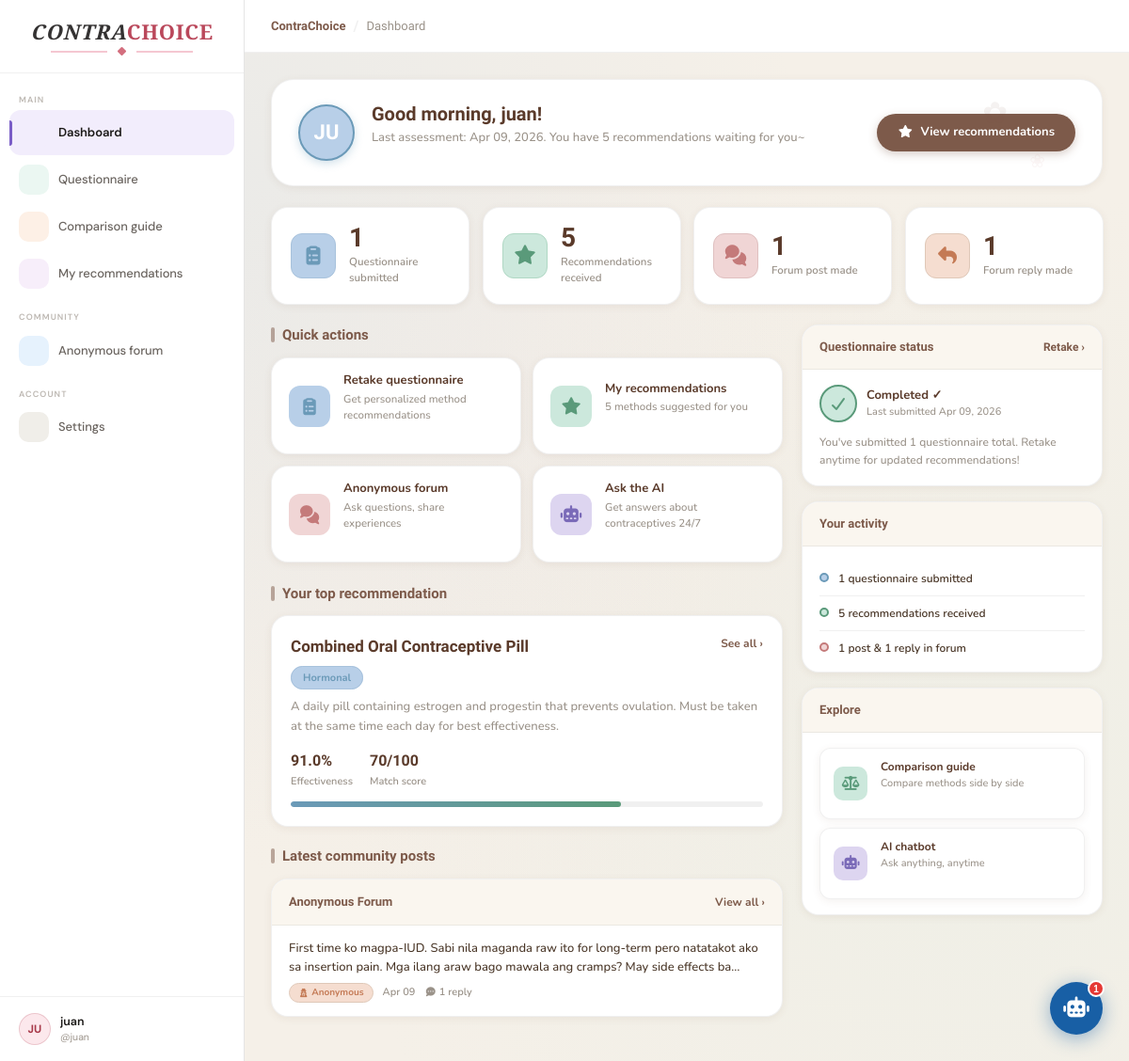
The app's page /user/dashboard.php (signed in), older data.
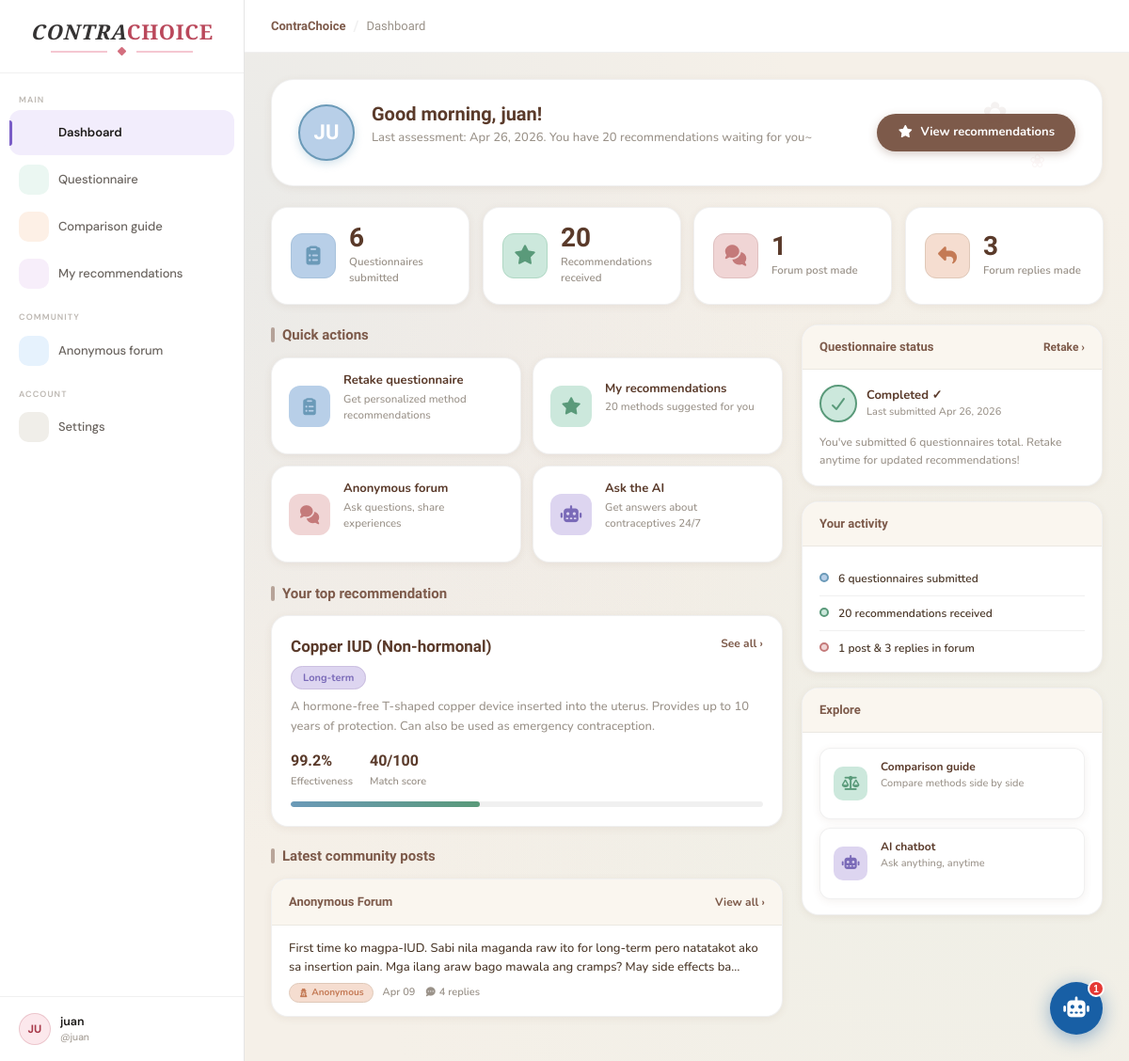
The same page, newer data.
### tables this page shows
CREATE TABLE `questionnaire_responses` (
  `response_id` int(11) NOT NULL,
  `user_id` int(11) NOT NULL,
  `sexually_active` enum('yes','no','prefer_not_to_say') NOT NULL,
  `wants_children` enum('yes','no','unsure') NOT NULL,
  `children_when` enum('within_1yr','1_to_3yrs','3yrs_plus','not_applicable') NOT NULL DEFAULT 'not_applicable',
  `health_conditions` set('none','hypertension','migraines','diabetes','blood_clots','liver_disease','depression') NOT NULL DEFAULT 'none',
  `is_smoker` enum('yes','no') NOT NULL,
  `is_breastfeeding` enum('yes','no') NOT NULL,
  `hormone_free_pref` enum('very_important','somewhat','not_important') NOT NULL,
  `delivery_pref` enum('daily_pill','weekly_patch','monthly_injection','long_term','barrier','natural') NOT NULL,
  `budget_pref` enum('low','medium','high') NOT NULL,
  `used_before` enum('yes','no') NOT NULL,
  `previous_method` varchar(100) DEFAULT NULL,
  `submitted_at` datetime DEFAULT current_timestamp(),
  `updated_at` datetime DEFAULT current_timestamp() ON UPDATE current_timestamp(),
  `age_range` varchar(20) DEFAULT NULL,
  `cycle_regularity` varchar(20) DEFAULT NULL,
  `relationship_status` varchar(30) DEFAULT NULL
);

CREATE TABLE `recommendations` (
  `recommendation_id` int(11) NOT NULL,
  `user_id` int(11) NOT NULL,
  `response_id` int(11) NOT NULL,
  `method_id` int(11) NOT NULL,
  `score` int(11) NOT NULL COMMENT 'Match score out of 100',
  `rank` tinyint(4) NOT NULL,
  `created_at` datetime DEFAULT current_timestamp()
);

CREATE TABLE `contraceptive_methods` (
  `method_id` int(11) NOT NULL,
  `name` varchar(100) NOT NULL,
  `category` enum('hormonal','barrier','long_term','natural','emergency') NOT NULL,
  `effectiveness` decimal(4,1) NOT NULL COMMENT 'Percentage e.g. 99.7',
  `delivery` enum('daily_pill','weekly_patch','monthly_injection','long_term','barrier','natural') NOT NULL,
  `is_hormone_free` tinyint(1) DEFAULT 0,
  `cost_level` enum('low','medium','high') NOT NULL,
  `suitable_smoker` tinyint(1) DEFAULT 1,
  `suitable_breastfeeding` tinyint(1) DEFAULT 1,
  `contraindications` text DEFAULT NULL COMMENT 'Comma-separated: hypertension,migraines,etc.',
  `description` text NOT NULL,
  `side_effects` text DEFAULT NULL,
  `created_at` datetime DEFAULT current_timestamp(),
  `image_path` varchar(255) DEFAULT NULL,
  `how_used` text DEFAULT NULL,
  `best_for` text DEFAULT NULL
);

CREATE TABLE `forum_posts` (
  `post_id` int(11) NOT NULL,
  `user_id` int(11) DEFAULT NULL,
  `content` text NOT NULL,
  `created_at` datetime DEFAULT current_timestamp(),
  `updated_at` datetime DEFAULT current_timestamp() ON UPDATE current_timestamp(),
  `reply_count` int(11) DEFAULT 0
);

### includes/user/sidebar.php (called while the page is built, shortened)
<?php
if (isset($_SESSION['user_id'])) {
    $sid    = intval($_SESSION['user_id']);
    $result = mysqli_query($conn, "SELECT username FROM users WHERE user_id = $sid LIMIT 1");
    if ($result && $row = mysqli_fetch_assoc($result)) {
        $user_name = $row['username'];
    }
}
?>

### user/dashboard.php (the view, shortened to what the changed rows need)
<?php
include '../includes/db_connection.php';
$user_id     = $_SESSION['user_id'] ?? 0;
$hour        = (int) date('G');
$greeting    = $hour < 12 ? 'Good morning' : ($hour < 18 ? 'Good afternoon' : 'Good evening');
$stmt = $conn->prepare("
    SELECT response_id, submitted_at
    FROM questionnaire_responses
    WHERE user_id = ?
    ORDER BY submitted_at DESC
    LIMIT 1
");
$stmt->bind_param("i", $user_id);
$stmt->execute();
$q_row = $stmt->get_result()->fetch_assoc();
$has_questionnaire = !empty($q_row);
$q_date = $has_questionnaire ? date('M d, Y', strtotime($q_row['submitted_at'])) : null;
$latest_response_id = $q_row['response_id'] ?? null;
$stmt = $conn->prepare("SELECT COUNT(*) AS cnt FROM questionnaire_responses WHERE user_id = ?");
$stmt->bind_param("i", $user_id);
$stmt->execute();
$total_q = $stmt->get_result()->fetch_assoc()['cnt'] ?? 0;
$top_method = null;
if ($latest_response_id) {
    $stmt = $conn->prepare("
        SELECT cm.name, cm.category, cm.effectiveness, cm.description, r.score
        FROM recommendations r
        JOIN contraceptive_methods cm ON cm.method_id = r.method_id
        WHERE r.response_id = ? AND r.user_id = ?
        ORDER BY r.rank ASC
        LIMIT 1
    ");
    $stmt->bind_param("ii", $latest_response_id, $user_id);
    $stmt->execute();
    $top_method = $stmt->get_result()->fetch_assoc();
}
$stmt = $conn->prepare("SELECT COUNT(*) AS cnt FROM recommendations WHERE user_id = ?");
$stmt->bind_param("i", $user_id);
$stmt->execute();
$total_rec = $stmt->get_result()->fetch_assoc()['cnt'] ?? 0;
$stmt = $conn->prepare("SELECT COUNT(*) AS cnt FROM forum_posts WHERE user_id = ?");
$stmt->bind_param("i", $user_id);
$stmt->execute();
$my_posts = $stmt->get_result()->fetch_assoc()['cnt'] ?? 0;
$stmt = $conn->prepare("SELECT COUNT(*) AS cnt FROM forum_replies WHERE user_id = ?");
$stmt->bind_param("i", $user_id);
$stmt->execute();
$my_replies = $stmt->get_result()->fetch_assoc()['cnt'] ?? 0;
$recent_posts = [];
$res = $conn->query("
    SELECT post_id, content, created_at, reply_count
    FROM forum_posts
    ORDER BY created_at DESC
    LIMIT 4
");
while ($row = $res->fetch_assoc()) $recent_posts[] = $row;
function cat_label($cat) {
    return match($cat) {
        'hormonal'  => 'Hormonal',
        'barrier'   => 'Barrier',
        'long_term' => 'Long-term',
        'natural'   => 'Natural',
        'emergency' => 'Emergency',
        default     => ucfirst($cat),
    };
}
?>
<!DOCTYPE html>
<html lang="en">
<head>
  <link rel="stylesheet" href="../assets/vendor/bootstrap-5/css/bootstrap.min.css">
  <link rel="stylesheet" href="../assets/vendor/fontawesome-7/css/all.min.css">
</head>
<body>
<div class="layout">
  <?php include '../includes/user/sidebar.php'; ?>
  <div class="main">
    <div class="page-body">
      <div class="welcome-banner">
        <div class="welcome-text">
          <h1><?= $greeting ?>, <?= htmlspecialchars($user_name) ?>!</h1>
          <p>
            <?php if ($has_questionnaire): ?>
              Last assessment: <?= $q_date ?>. You have <?= $total_rec ?> recommendation<?= $total_rec != 1 ? 's' : '' ?> waiting for you~
            <?php else: ?>
              Welcome to ContraChoice! Take the questionnaire to get your personalized recommendations.
            <?php endif; ?>
          </p>
        </div>
      </div>
      <div class="stat-grid">
        <div class="stat-card">
          <div>
            <div class="stat-value"><?= $total_q ?></div>
            <div class="stat-label">Questionnaire<?= $total_q != 1 ? 's' : '' ?> submitted</div>
          </div>
        </div>
        <div class="stat-card">
          <div>
            <div class="stat-value"><?= $total_rec ?></div>
            <div class="stat-label">Recommendation<?= $total_rec != 1 ? 's' : '' ?> received</div>
          </div>
        </div>
        <div class="stat-card">
          <div>
            <div class="stat-value"><?= $my_replies ?></div>
            <div class="stat-label">Forum repl<?= $my_replies != 1 ? 'ies' : 'y' ?> made</div>
          </div>
        </div>
      </div>
      <div class="main-grid">
        <div>
          <div class="actions-grid">
            <a href="/hci/user/recommendations.php" class="action-card">
              <div class="action-text">
                <h4>My recommendations</h4>
                <p><?= $total_rec > 0 ? $total_rec . ' method' . ($total_rec != 1 ? 's' : '') . ' suggested for you' : 'No recommendations yet' ?></p>
              </div>
            </a>
          </div>
          <?php if ($top_method): ?>
            <div class="rec-card">
              <div class="rec-header">
                <div>
                  <div class="rec-name"><?= htmlspecialchars($top_method['name']) ?></div>
                  <span class="rec-badge badge-<?= $top_method['category'] ?>">
                    <?= cat_label($top_method['category']) ?>
                  </span>
                </div>
                <a href="/hci/user/recommendations.php" class="link-sm">See all &rsaquo;</a>
              </div>
              <div class="rec-desc"><?= htmlspecialchars($top_method['description']) ?></div>
              <div class="rec-meta">
                <div class="rec-stat">
                  <div class="rec-stat-val"><?= $top_method['effectiveness'] ?>%</div>
                  <div class="rec-stat-lbl">Effectiveness</div>
                </div>
                <div class="rec-stat">
                  <div class="rec-stat-val"><?= $top_method['score'] ?>/100</div>
                  <div class="rec-stat-lbl">Match score</div>
                </div>
              </div>
              <div class="score-bar">
                <div class="score-fill" style="width:<?= $top_method['score'] ?>%"></div>
              </div>
            </div>
          <?php endif; ?>
          <?php if (empty($recent_posts)): ?>
            <div class="no-rec"><i class="fas fa-comments"></i> No forum posts yet.</div>
          <?php else: ?>
            <div class="forum-card">
              <?php foreach ($recent_posts as $p): ?>
                <a href="/hci/user/forum.php#post-<?= $p['post_id'] ?>" class="forum-item">
                  <div class="forum-item-text"><?= htmlspecialchars($p['content']) ?></div>
                  <div class="forum-item-meta">
                    <span class="anon-badge"><i class="fas fa-user-secret" style="font-size:9px;"></i> Anonymous</span>
                    <span><?= date('M d', strtotime($p['created_at'])) ?></span>
                    <span><i class="fas fa-comment-dots" style="font-size:10px;"></i> <?= $p['reply_count'] ?> repl<?= $p['reply_count'] != 1 ? 'ies' : 'y' ?></span>
                  </div>
                </a>
              <?php endforeach; ?>
            </div>
          <?php endif; ?>
        </div>
        <div class="right-col">
          <div class="side-card">
            <div class="side-card-body">
              <?php if ($has_questionnaire): ?>
                <div style="display:flex;align-items:center;gap:10px;margin-bottom:12px;">
                  <div style="width:40px;height:40px;border-radius:50%;background:var(--accent-mint);border:2px solid var(--accent-mint-d);display:flex;align-items:center;justify-content:center;color:var(--accent-mint-d);font-size:16px;">
                    <i class="fas fa-check"></i>
                  </div>
                  <div>
                    <div style="font-size:13px;font-weight:700;color:var(--brown-d);">Completed ✓</div>
                    <div style="font-size:11px;color:var(--muted);font-weight:500;">Last submitted <?= $q_date ?></div>
                  </div>
                </div>
                <div style="font-size:12px;color:var(--muted);line-height:1.65;font-weight:500;">
                  You've submitted <?= $total_q ?> questionnaire<?= $total_q != 1 ? 's' : '' ?> total. Retake anytime for updated recommendations!
                </div>
              <?php endif; ?>
            </div>
          </div>
          <div class="side-card">
            <div class="side-card-body">
              <div class="activity-item">
                <div class="activity-dot dot-blue"></div>
                <div class="activity-text"><?= $total_q ?> questionnaire<?= $total_q != 1 ? 's' : '' ?> submitted</div>
              </div>
              <div class="activity-item">
                <div class="activity-dot dot-mint"></div>
                <div class="activity-text"><?= $total_rec ?> recommendation<?= $total_rec != 1 ? 's' : '' ?> received</div>
              </div>
              <div class="activity-item">
                <div class="activity-dot dot-pink"></div>
                <div class="activity-text"><?= $my_posts ?> post<?= $my_posts != 1 ? 's' : '' ?> &amp; <?= $my_replies ?> repl<?= $my_replies != 1 ? 'ies' : 'y' ?> in forum</div>
              </div>
            </div>
          </div>
        </div>
      </div>
    </div>
  </div>
</div>
<?php include '../includes/user/chatbot_widget.php'; ?>
</body>
</html>

Row changes from the older to the newer data that the page shows:
no longer on this page (row unchanged): questionnaire_responses: submitted_at "Apr 09, 2026"
removed recommendations: method.name "Combined Oral Contraceptive Pill", method.category "Hormonal", method.description "A daily pill containing estrogen and progestin that prevents ovulation. Must be taken at the same time each day for best effectiveness.", method.effectiveness "91.0", score "70"
added questionnaire_responses: submitted_at "Apr 26, 2026"
added recommendations: method.name "Copper IUD (Non-hormonal)", method.category "Long-term", method.description "A hormone-free T-shaped copper device inserted into the uterus. Provides up to 10 years of protection. Can also be used as emergency contraception.", method.effectiveness "99.2", score "40"
changed forum_posts "Apr 09": reply_count "1" → "4"; reply_count "y" → "ies"
Text that changed along with them:
$total_rec: "5" → "20"
$total_q: "1" → "6"
$my_replies: "1" → "3"
$top_method['score']: 70 → 40 (drawn)
text no longer shown: "y y"
text now shown: "s ies s s ies"
